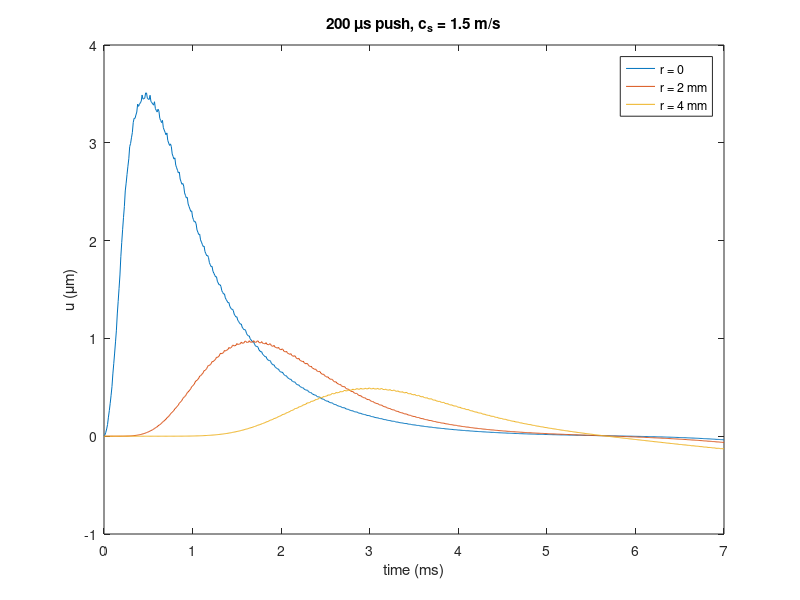

MATLAB code for this plot:
%% m30_arfi_displacement.m
% Purpose : ARFI displacement from a radiation-force push. Axisymmetric (r,z)
%           finite-difference solution of the scalar Kelvin-Voigt shear-wave
%           equation rho*u_tt = mu*lap(u) + eta*lap(u_t) + F, Gaussian force
%           column (sigma_r = 0.35 mm, sigma_z = 2.5 mm). The step response is
%           computed once; a push of duration T is s(t) - s(t-T) (linearity).
%           F = 2*alpha*I/c sets the amplitude.
% Change  : cs (shear speed), eta, I (W/cm^2), a (dB/cm/MHz), f0, push list.
% Expect  : alpha = 23.0 Np/m, F = 1.50e5 N/m^3 at 500 W/cm^2; peak on-axis
%           displacement about 3.5 um for a 200 us push at 1.5 m/s (2.0 um at
%           the end of the push; the inertial bound F*T^2/(2 rho) = 3.0 um holds
%           only for T << sigma_r/c_s, e.g. 50 us); long pushes approach the static
%           limit; time-to-peak at 2 and 4 mm gives back c_s; heating 12 mK.
rng(1);
rho = 1000; c = 1540;
I = 500; a = 0.5; f0 = 4;                       % W/cm^2, dB/cm/MHz, MHz
alpha = a*f0/8.686*100;                         % Np/m
F = 2*alpha*I*1e4/c;                            % N/m^3
fprintf('alpha = %.2f Np/m, F = 2 alpha I / c = %.3g N/m^3\n', alpha, F);
pushes = [50 100 200 400 800 1000]*1e-6;
dts = 1e-5; tEnd = 7e-3; ns = round(tEnd/dts) + 1;
dr = 1e-4; dz = 2e-4; nr = 81; nz = 101; sr = 0.35e-3; sz = 2.5e-3;
r = (0:nr-1)'*dr; z = ((0:nz-1) - (nz-1)/2)*dz;
f = exp(-r.^2/(2*sr^2)) * exp(-z.^2/(2*sz^2));   % nr x nz unit force
% absorbing layers
dd = zeros(nr, nz); spR = 20; spZ = 15;
for i = 1:nr, for j = 1:nz
  d = 0; if i > nr - spR, d = d + ((i - (nr - spR))/spR)^2; end
  jj = min(j - 1, nz - j); if jj < spZ, d = d + ((spZ - jj)/spZ)^2; end
  dd(i,j) = d;
end, end
lap = @(A) [4*(A(2,:) - A(1,:))/dr^2; ...
            (A(3:end,:) - 2*A(2:end-1,:) + A(1:end-2,:))/dr^2 + (A(3:end,:) - A(1:end-2,:))./(2*r(2:end-1)*dr); ...
            (-2*A(end,:) + A(end-1,:))/dr^2] + ...
           ([zeros(nr,1) A(:,1:end-1)] - 2*A + [A(:,2:end) zeros(nr,1)])/dz^2;
csList = [1.5 3]; eta = 0.5;
for ic = 1:numel(csList)
  cs = csList(ic); mu = rho*cs^2;
  lam = 8/dr^2 + 4/dz^2; dt = 0.7*2/(cs*sqrt(lam)); if eta > 0, dt = min(dt, 0.7*2*rho/(eta*lam)); end
  damp = exp(-dd*0.6*cs*dt/(spR*dr)*6);
  u = zeros(nr, nz); v = u; S = zeros(3, ns); jc = (nz+1)/2; t = 0; nxt = 1;
  while nxt <= ns
    while nxt <= ns && (nxt-1)*dts <= t + 1e-12, S(:,nxt) = [u(1,jc); u(21,jc); u(41,jc)]; nxt = nxt + 1; end
    v = (v + dt/rho*(mu*lap(u) + eta*lap(v) + f)).*damp; u = u + dt*v; t = t + dt;
  end
  % static limit (30.7): (1/(4 pi mu)) * int f/|r| dV
  [RR, ZZ] = meshgrid(((1:60) - 0.5)*0.05e-3, ((1:120) - 60.5)*0.1e-3);
  Is = sum(sum(exp(-RR.^2/(2*sr^2) - ZZ.^2/(2*sz^2))./sqrt(RR.^2 + ZZ.^2).*2*pi.*RR))*0.05e-3*0.1e-3;
  ust = F*Is/(4*pi*mu);
  fprintf('\nc_s = %.1f m/s, eta = %.1f Pa s (dt = %.2f us): static limit %.2f um\n', cs, eta, dt*1e6, ust*1e6);
  tt = (0:ns-1)*dts;
  for T = pushes
    k = round(T/dts); y = S(1,:) - [zeros(1,k) S(1,1:end-k)];
    [pk, ip] = max(y); irec = find(y(ip:end) < 0.5*pk, 1) + ip - 1;
    fprintf('  push %4.0f us: peak u = %6.2f um at %.2f ms, u(T) = %6.2f um (inertial bound F T^2/(2 rho) = %6.2f um), recovery to 50%% %.2f ms after peak\n', ...
      T*1e6, F*pk*1e6, tt(ip)*1e3, F*y(k+1)*1e6, F*T^2/(2*rho)*1e6, (irec - ip)*dts*1e3);
  end
  k = round(200e-6/dts); Y = S - [zeros(3,k) S(:,1:end-k)];
  tp = zeros(1,3); for q = 1:3, [~, ip] = max(Y(q,:)); de = Y(q,ip-1) - 2*Y(q,ip) + Y(q,ip+1); tp(q) = (ip - 1 + 0.5*(Y(q,ip-1) - Y(q,ip+1))/de)*dts; end
  fprintf('  TTP (200 us push) at r = 2 and 4 mm: %.2f and %.2f ms -> speed %.2f m/s\n', tp(2)*1e3, tp(3)*1e3, 2e-3/(tp(3) - tp(2)));
  if ic == 1, figure(1); plot(tt*1e3, F*Y'*1e6); xlabel('time (ms)'); ylabel('u (\mum)'); legend('r = 0', 'r = 2 mm', 'r = 4 mm'); title('200 \mus push, c_s = 1.5 m/s'); end
end
fprintf('\nHeating per 200 us push (no conduction): %.1f mK\n', 2*alpha*I*1e4*200e-6/3.7e6*1e3);
ap = a/8.686; zf = 4;                        % Np/cm/MHz, cm
fprintf('Optimum push frequency at %d cm: %.2f MHz (fixed source), %.2f MHz (focal gain f^2)\n', zf, 1/(2*ap*zf), 3/(2*ap*zf));
